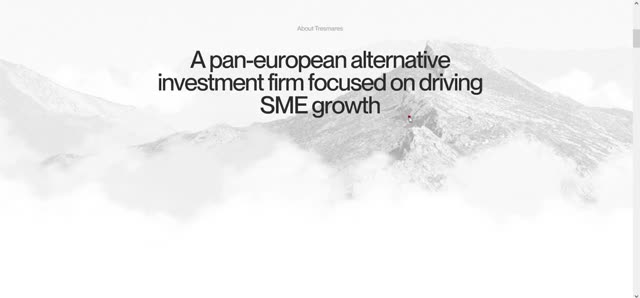
#> input picture scripts/video-frames/f_000.jpg, 640 x 298 px; the run also reads 1 picture not shown here
$ python measure-shift.py video-frames/f_000.jpg video-frames/f_005.jpg
#> lines starting #> are read from the running program, lines starting #| are printed output that depends on the picture
#!/usr/bin/env python3
"""Measure horizontal shift between two frames' ridge region via brute-force correlation."""
import sys
import numpy as np
from PIL import Image

def best_offset(a, b, max_shift=90):
    # a, b: grayscale arrays; find dx minimizing SSE when b shifted by dx
    best, best_dx = 1e18, 0
    for dx in range(-max_shift, max_shift + 1):
        if dx >= 0:
            aa = a[:, dx:]
            bb = b[:, :a.shape[1] - dx]
        else:
            aa = a[:, :dx]
            bb = b[:, -dx:]
        sse = float(((aa - bb) ** 2).mean())
        if sse < best:
            best, best_dx = sse, dx
    return best_dx, best

a = np.array(Image.open(sys.argv[1]).convert("L"), dtype=np.float32)
b = np.array(Image.open(sys.argv[2]).convert("L"), dtype=np.float32)
# ridge region (peak area, avoids text)
y0, y1 = int(a.shape[0] * 0.20), int(a.shape[0] * 0.62)
#> y0 = 59; y1 = 184
x0, x1 = int(a.shape[1] * 0.45), int(a.shape[1] * 0.95)
#> x0 = 288; x1 = 608
ra, rb = a[y0:y1, x0:x1], b[y0:y1, x0:x1]
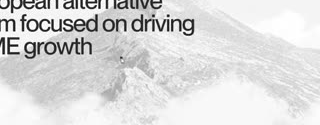
#> ra: shape (125, 320) float32; min 7, max 255, mean 218.2
dx, sse = best_offset(ra, rb)
#> the loop in best_offset, `for dx in range(-max_shift, max_shift + 1):` made 181 passes
#> (sse, best) on passes 1, 2, 3, 9, 10, 15, 16, 17, 25, 26, 32, 33: (3098.4, 3098.4), (2968.8, 2968.8), (2928.4, 2928.4), (2845.5, 2845.5), (2810.9, 2810.9), (2790.5, 2790.5), (2710, 2710), (2703.9, 2703.9), (2679.5, 2679.5), (2609.8, 2609.8), (2603.7, 2603.7), (2583.7, 2583.7)
#> best on passes 61, 62, 77, 78, 79, 83: 2216.6, 2179.3, 2129.6, 1966, 1903.5, 1890.6
#> pass 1, in best_offset, `aa = a[:, :dx]`:
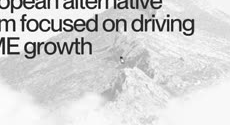
#> aa: shape (125, 230) float32; min 7, max 255, mean 210.8
#> pass 1, in best_offset, `bb = b[:, -dx:]`:
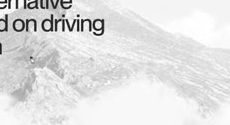
#> bb: shape (125, 230) float32; min 10, max 255, mean 224.3
#> pass 2, in best_offset, `aa = a[:, :dx]`:
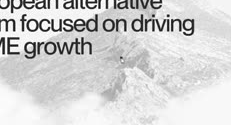
#> aa: shape (125, 231) float32; min 7, max 255, mean 210.9
#> pass 2, in best_offset, `bb = b[:, -dx:]`:
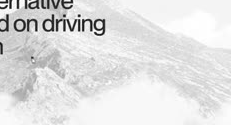
#> bb: shape (125, 231) float32; min 10, max 255, mean 224.2
#> after the loop in best_offset, `for dx in range(-max_shift, max_shift + 1):`: best = 0
#> dx = 0; sse = 0
print(f"ridge x-shift: {dx}px  (sse={sse:.1f})")
#| ridge x-shift: 0px  (sse=0.0)
# full-frame bottom cloud band shift
y0b, y1b = int(a.shape[0] * 0.65), a.shape[0]
#> y0b = 193; y1b = 298
cb, db = a[y0b:y1b, :], b[y0b:y1b, :]
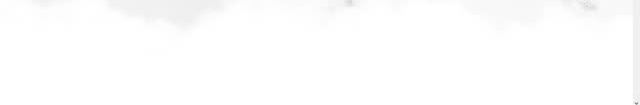
#> cb: shape (105, 640) float32; min 131, max 255, mean 253.7
dx2, sse2 = best_offset(cb, db, 40)
#> the loop in best_offset (call 2), `for dx in range(-max_shift, max_shift + 1):` made 81 passes
#> (sse, best) on passes 1 to 12: (11.66, 11.66), (11.56, 11.56), (11.47, 11.47), (11.36, 11.36), (11.24, 11.24), (11.11, 11.11), (10.97, 10.97), (10.81, 10.81), (10.64, 10.64), (10.46, 10.46), (10.27, 10.27), (10.09, 10.09)
#> sse on passes 42 to 47: 0.829, 1.76, 2.42, 2.93, 3.46, 4.06
#> pass 1, in best_offset (call 2), `aa = a[:, :dx]`:
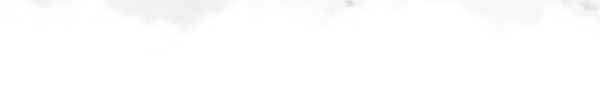
#> aa: shape (105, 600) float32; min 217, max 255, mean 253.8
#> after the loop in best_offset (call 2), `for dx in range(-max_shift, max_shift + 1):`: best = 0
#> dx2 = 0; sse2 = 0
print(f"cloud-band x-shift: {dx2}px (sse={sse2:.1f})")
#| cloud-band x-shift: 0px (sse=0.0)
